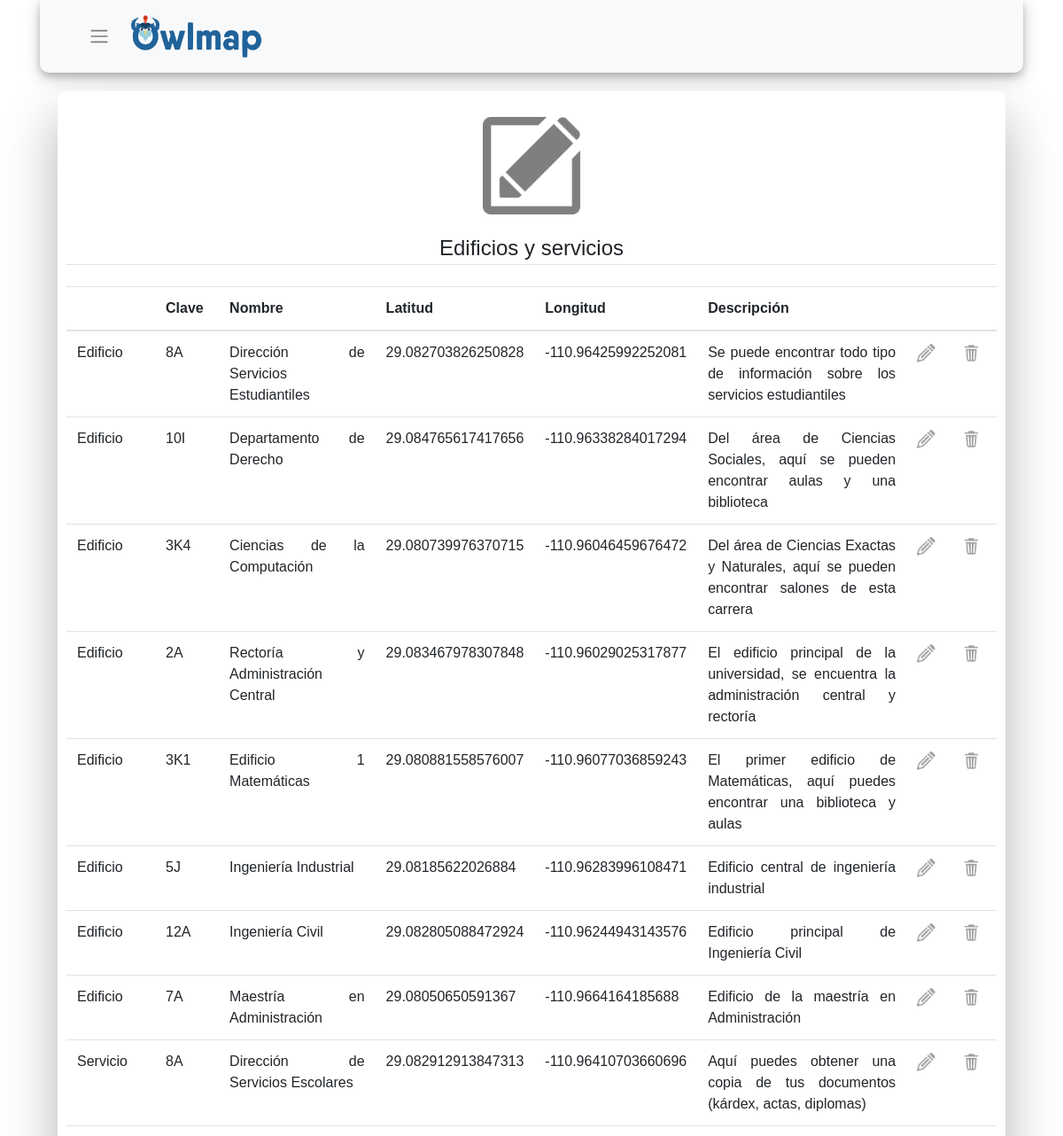
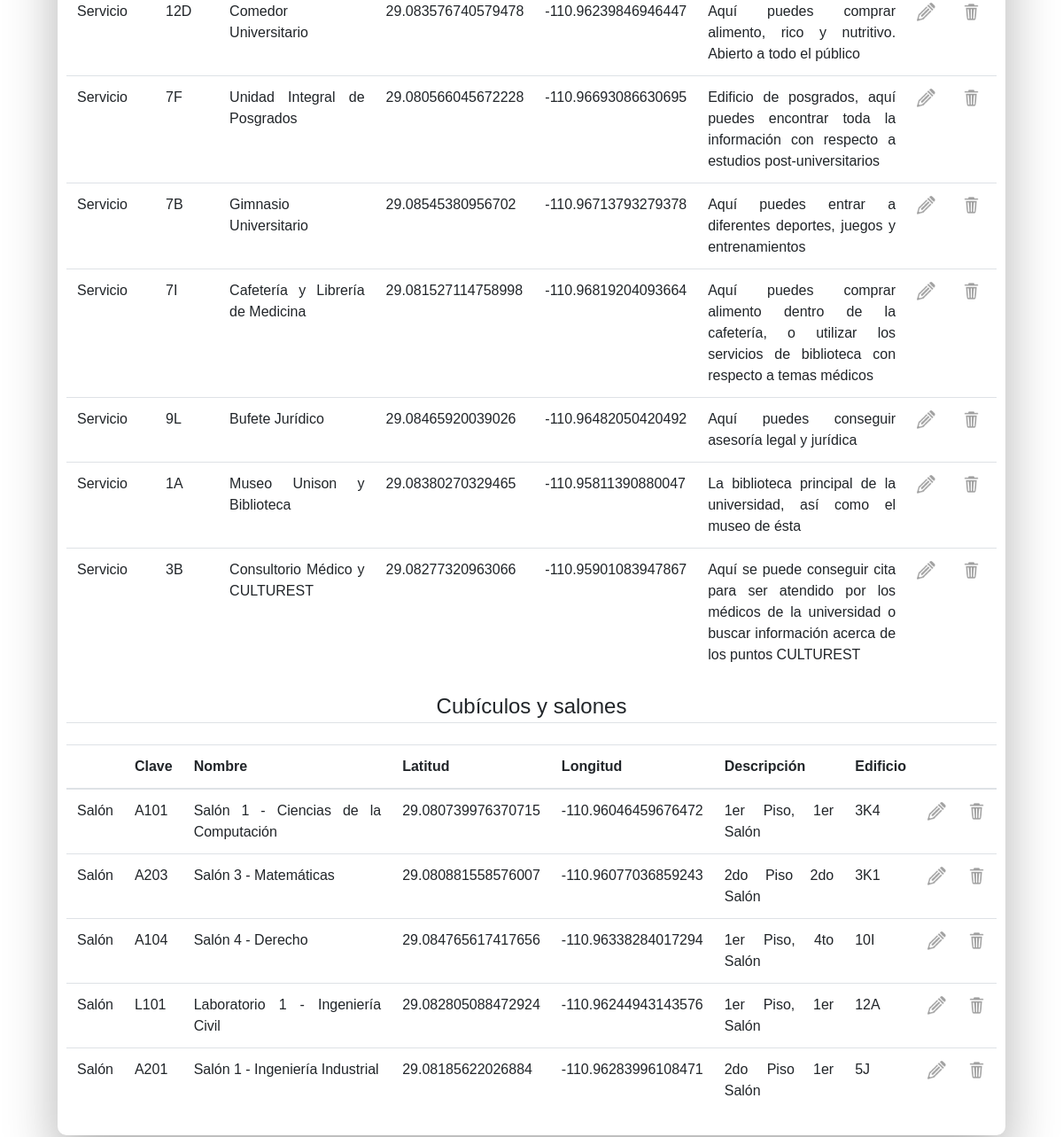
The app's page /displayInfo (signed in) with its own data (2 pictures, top to bottom).
### owlmap/models.py (models this page shows, shortened)
class Edificio(db.Model):
    clave = db.Column(db.String(15), primary_key=True)
    lat = db.Column(db.Float, nullable=False)
    lng = db.Column(db.Float, nullable=False)
    nom = db.Column(db.String(60), nullable=False)
    desc = db.Column(db.String(240), nullable=False, default='')
    cubiculos = db.relationship('Cubiculo', backref='edificio', lazy=True)
    salones = db.relationship('Salon', backref='edificio', lazy=True)

class Servicios(db.Model):
    clave = db.Column(db.String(15), primary_key=True)
    lat = db.Column(db.Float, nullable=False)
    lng = db.Column(db.Float, nullable=False)
    nom = db.Column(db.String(60), nullable=False)
    desc = db.Column(db.String(240), nullable=False, default='')

class Salon(db.Model):
    id = db.Column(db.Integer, primary_key=True)
    clave = db.Column(db.String(15), nullable=False)
    lat = db.Column(db.Float, nullable=False)
    lng = db.Column(db.Float, nullable=False)
    nom = db.Column(db.String(60), nullable=False)
    desc = db.Column(db.String(240), nullable=False, default='')
    edif_clave = db.Column(db.String(15), db.ForeignKey('edificio.clave'), nullable=False)

### owlmap/routes.py (the view)
@app.route("/displayInfo", methods=['GET', 'POST'])
@login_required
def displayInfo():
    edificios = Edificio.query.all()
    cubiculos = Cubiculo.query.all()
    salones = Salon.query.all()
    servicios = Servicios.query.all()
    return render_template('displayInfo.html', edificios=edificios, salones=salones,
    cubiculos=cubiculos, servicios=servicios, title="Mostrar Información")

### owlmap/models.py (called while the page is built)
@login_manager.user_loader
def load_user(user_id):
    return User.query.get(int(user_id))

### owlmap/templates/displayInfo.html (shortened to what this page needs)
{% extends "layout.html" %}
{% block content %}
<div class="container">
  <div class="wrapper fadeInDown">
    <div id="formContentEdit" >
      <div class="fadeIn first">
        <img src="{{ url_for('static', filename='images/edit.png') }}" height="150" width="150" align="middle" style="padding: 20px; opacity: 0.5" >
      </div>
      {% if edificios or servicios %}
      <legend class="border-bottom mb-4">Edificios y servicios</legend>
      <table class="table table-hover" style="text-align:justify" style="width: 100%">
        <thead>
          <tr>
            <th scope="col" style="width: 10%;"></th>
            <th scope="col" style="width: 7%;">Clave</th>
            <th scope="col" style="width: 18%;">Nombre</th>
            <th scope="col" style="width: 15%;">Latitud</th>
            <th scope="col" style="width: 15%;">Longitud</th>
            <th scope="col" style="width: 25%;">Descripción</th>
            <th scope="col" style="width: 5%;"></th>
            <th scope="col" style="width: 5%;" ></th>
          </tr>
        </thead>
        <tbody>
          {% for edificio in edificios %}
          <tr>
            <td scope="col">Edificio</td>
            <td scope="col">{{ edificio.clave }}</td>
            <td scope="col">{{ edificio.nom }}</td>
            <td scope="col">{{ edificio.lat }}</td>
            <td scope="col">{{ edificio.lng }}</td>
            <td scope="col">{{ edificio.desc }}</td>
            <td scope="col"><p><a style="opacity: 0.75" onmouseover = "this.style.opacity = '1'" onmouseout = "this.style.opacity = '0.75'" href="{{ url_for('editInfoEdificio', edificioID=edificio.clave)}}"><img src="{{ url_for('static', filename='images/editIcon.png') }}" height="21" width="21" style="opacity: 0.5"></a> </p></td>
            <td scope="col"><p><a style="opacity: 0.75" onmouseover = "this.style.opacity = '1'" onmouseout = "this.style.opacity = '0.75'" href="" data-toggle="modal" data-target="#deleteModal{{edificio.clave}}"><img src="{{ url_for('static', filename='images/deleteIcon.png') }}" height="21" width="21" style="opacity: 0.5"></a></p></td>
          </tr>
          {% endfor %}
          {% for servicio in servicios %}
          <tr>
            <td scope="col">Servicio</td>
            <td scope="col">{{ servicio.clave }}</td>
            <td scope="col">{{ servicio.nom }}</td>
            <td scope="col">{{ servicio.lat }}</td>
            <td scope="col">{{ servicio.lng }}</td>
            <td scope="col">{{ servicio.desc }}</td>
            <td scope="col"><p><a style="opacity: 0.75" onmouseover = "this.style.opacity = '1'" onmouseout = "this.style.opacity = '0.75'" href="{{ url_for('editInfoServicio', servicioID=servicio.clave)}}"><img src="{{ url_for('static', filename='images/editIcon.png') }}" height="21" width="21" style="opacity: 0.5"></a> </p></td>
            <td scope="col"><p><a style="opacity: 0.75" onmouseover = "this.style.opacity = '1'" onmouseout = "this.style.opacity = '0.75'" href="" data-toggle="modal" data-target="#deleteModal{{servicio.clave}}"><img src="{{ url_for('static', filename='images/deleteIcon.png') }}" height="21" width="21" style="opacity: 0.5"></a></p></td>
          </tr>
          {% endfor %}
        </tbody>
      </table>
      {% endif %}
      {% if cubiculos or salones %}
      <legend class="border-bottom mb-4">Cubículos y salones</legend>
      <table class="table table-hover" style="text-align:justify">
        <thead>
          <tr>
            <th scope="col"></th>
            <th scope="col">Clave</th>
            <th scope="col">Nombre</th>
            <th scope="col">Latitud</th>
            <th scope="col">Longitud</th>
            <th scope="col">Descripción</th>
            <th scope="col">Edificio</th>
            <th scope="col"></th>
            <th scope="col"></th>
          </tr>
        </thead>
        <tbody>
          {% for salon in salones %}
          <tr>
            <td scope="col">Salón</td>
            <td scope="col">{{ salon.clave }}</td>
            <td scope="col">{{ salon.nom }}</td>
            <td scope="col">{{ salon.lat }}</td>
            <td scope="col">{{ salon.lng }}</td>
            <td scope="col">{{ salon.desc }}</td>
            <td scope="col">{{ salon.edif_clave }}</td>
            <td scope="col"><p><a style="opacity: 0.75" onmouseover = "this.style.opacity = '1'" onmouseout = "this.style.opacity = '0.75'" href="{{ url_for('editInfoSalon', salonID=salon.id)}}"><img src="{{ url_for('static', filename='images/editIcon.png') }}" height="21" width="21" style="opacity: 0.5"></a> </p></td>
            <td scope="col"><p><a style="opacity: 0.75" onmouseover = "this.style.opacity = '1'" onmouseout = "this.style.opacity = '0.75'" href="" data-toggle="modal" data-target="#deleteModal{{salon.id}}"><img src="{{ url_for('static', filename='images/deleteIcon.png') }}" height="21" width="21" style="opacity: 0.5"></a></p></td>
          </tr>
          {% endfor %}
        </tbody>
      </table>
      {% endif %}
    </div>
  </div>
</div>
{% endblock content %}

### owlmap/templates/layout.html (shortened to what this page needs)
<!DOCTYPE html>
<html lang="en" dir="ltr">
<head>
  <link href="https://stackpath.bootstrapcdn.com/bootstrap/4.3.1/css/bootstrap.min.css" rel="stylesheet">
  <link rel="stylesheet" type="text/css" href="{{ url_for('static', filename='css/main.css') }}">
  <link rel="stylesheet" type="text/css" href="{{ url_for('static', filename='css/login.css') }}">
</head>
<body>
  <div id="headerbar">
    <div class="container">
      <nav class="navbar navbar-light bg-light" style="box-shadow: 0 4px 8px 0 rgba(0, 0, 0, 0.2), 0 6px 20px 0 rgba(0, 0, 0, 0.19); border-radius: 0px 0px 10px 10px;">
        {% if title %}
        <div class="alignleft">
          <nav class="navbar navbar-expand-sm navbar-light bg-light">
            <div class="container">
              <div class="collapse navbar-collapse" id="navbarSupportedContent">
                <ul class="navbar-nav ml-auto">
                  <li class="nav-item dropdown">
                    <div style="opacity: 1" onmouseover = "this.style.opacity = '.5'" onmouseout = "this.style.opacity = '1'"  class="nav-link" href="#" id="navbarDropdown" role="button" data-toggle="dropdown" aria-haspopup="true" aria-expanded="false" ><span class="navbar-toggler-icon"></span></div>
                  </li>
                </ul>
              </div>
            </div>
            <a style="opacity: 1" onmouseover = "this.style.opacity = '0.85'" onmouseout = "this.style.opacity = '1'" href="{{url_for('home')}}"><img src="{{ url_for('static', filename='images/owlmapImagotipo.png') }}" height="50" width="150" align="middle"></a>
          </nav>
        </div>
        {% endif %}
      </nav>
    </div>
  </div>
  {% block content %}{% endblock content %}
</body>
</html>

### records on screen
Edificio: clave "8A", nom "Dirección de Servicios Estudiantiles", lat "29.082703826250828", lng "-110.96425992252081", desc "Se puede encontrar todo tipo de información sobre los servicios estudiantiles"
Edificio: clave "10I", nom "Departamento de Derecho", lat "29.084765617417656", lng "-110.96338284017294", desc "Del área de Ciencias Sociales, aquí se pueden encontrar aulas y una biblioteca"
Edificio: clave "3K4", nom "Ciencias de la Computación", lat "29.080739976370715", lng "-110.96046459676472", desc "Del área de Ciencias Exactas y Naturales, aquí se pueden encontrar salones de esta carrera"
Edificio: clave "2A", nom "Rectoría y Administración Central", lat "29.083467978307848", lng "-110.96029025317877", desc "El edificio principal de la universidad, se encuentra la administración central y rectoría"
Edificio: clave "3K1", nom "Edificio 1 Matemáticas", lat "29.080881558576007", lng "-110.96077036859243", desc "El primer edificio de Matemáticas, aquí puedes encontrar una biblioteca y aulas"
Edificio: clave "5J", nom "Ingeniería Industrial", lat "29.08185622026884", lng "-110.96283996108471", desc "Edificio central de ingeniería industrial"
Edificio: clave "12A", nom "Ingeniería Civil", lat "29.082805088472924", lng "-110.96244943143576", desc "Edificio principal de Ingeniería Civil"
Edificio: clave "7A", nom "Maestría en Administración", lat "29.08050650591367", lng "-110.9664164185688", desc "Edificio de la maestría en Administración"
Servicios: clave "8A", nom "Dirección de Servicios Escolares", lat "29.082912913847313", lng "-110.96410703660696", desc "Aquí puedes obtener una copia de tus documentos (kárdex, actas, diplomas)"
Servicios: clave "12D", nom "Comedor Universitario", lat "29.083576740579478", lng "-110.96239846946447", desc "Aquí puedes comprar alimento, rico y nutritivo. Abierto a todo el público"
Servicios: clave "7F", nom "Unidad Integral de Posgrados", lat "29.080566045672228", lng "-110.96693086630695", desc "Edificio de posgrados, aquí puedes encontrar toda la información con respecto a estudios post-universitarios"
Servicios: clave "7B", nom "Gimnasio Universitario", lat "29.08545380956702", lng "-110.96713793279378", desc "Aquí puedes entrar a diferentes deportes, juegos y entrenamientos"
Servicios: clave "7I", nom "Cafetería y Librería de Medicina", lat "29.081527114758998", lng "-110.96819204093664", desc "Aquí puedes comprar alimento dentro de la cafetería, o utilizar los servicios de biblioteca con respecto a temas médicos"
Servicios: clave "9L", nom "Bufete Jurídico", lat "29.08465920039026", lng "-110.96482050420492", desc "Aquí puedes conseguir asesoría legal y jurídica"
Servicios: clave "1A", nom "Museo Unison y Biblioteca", lat "29.08380270329465", lng "-110.95811390880047", desc "La biblioteca principal de la universidad, así como el museo de ésta"
Servicios: clave "3B", nom "Consultorio Médico y CULTUREST", lat "29.08277320963066", lng "-110.95901083947867", desc "Aquí se puede conseguir cita para ser atendido por los médicos de la universidad o buscar información acerca de los puntos CULTUREST"
Salon: clave "A101", nom "Salón 1 - Ciencias de la Computación", lat "29.080739976370715", lng "-110.96046459676472", desc "1er Piso, 1er Salón", edif_clave "3K4"
Salon: clave "A203", nom "Salón 3 - Matemáticas", lat "29.080881558576007", lng "-110.96077036859243", desc "2do Piso 2do Salón", edif_clave "3K1"
Salon: clave "A104", nom "Salón 4 - Derecho", lat "29.084765617417656", lng "-110.96338284017294", desc "1er Piso, 4to Salón", edif_clave "10I"
Salon: clave "L101", nom "Laboratorio 1 - Ingeniería Civil", lat "29.082805088472924", lng "-110.96244943143576", desc "1er Piso, 1er Salón", edif_clave "12A"
Salon: clave "A201", nom "Salón 1 - Ingeniería Industrial", lat "29.08185622026884", lng "-110.96283996108471", desc "2do Piso 1er Salón", edif_clave "5J"
